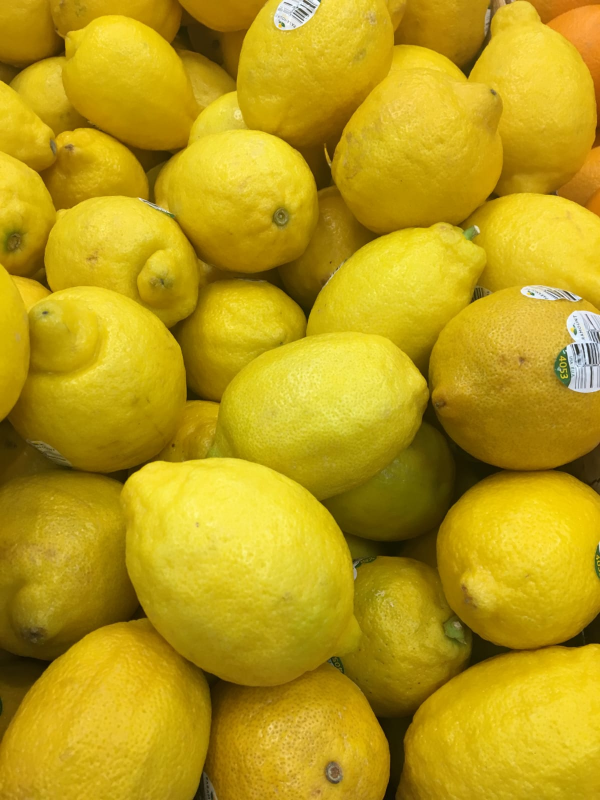
#> input picture image1.jpeg, 1200 x 1600 px, given in place of image1.jpg, which was not available (shown at 1/2 size)
$ python assignment01.py
#> lines starting #> are read from the running program, lines starting #| are printed output that depends on the picture; pictures that were not available may be replaced by others from this repository, and a replacement may not be noted
import pandas as pd
import cv2
import matplotlib.pyplot as plt
import numpy as np

image0 =  cv2.imread("../data/input_images/images/image1.jpg")
#> image0 is the input picture: shape (1600, 1200, 3); mean B, G, R 21.7, 155.9, 185.5
image1 =  cv2.imread("../data/input_images/images/images/image2.jpg")
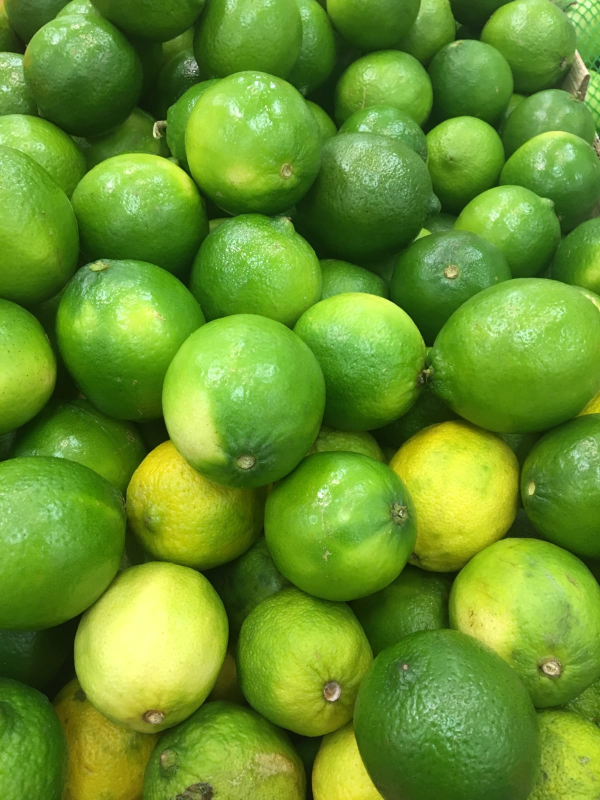
#> input picture image2.jpeg, 1200 x 1600 px, given in place of image2.jpg, which was not available (shown at 1/2 size)
#> image1 is the input picture: shape (1600, 1200, 3); mean B, G, R 44.2, 147, 104.6
image2 =  cv2.imread("../data/input_images/imagea/images/image3.jpg")
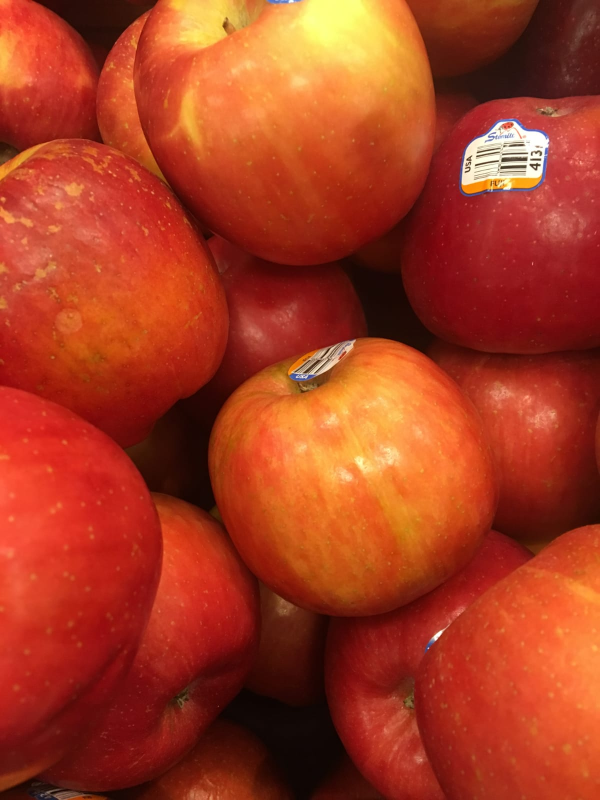
#> input picture image3.jpeg, 1200 x 1600 px, given in place of image3.jpg, which was not available (shown at 1/2 size)
#> image2 is the input picture: shape (1600, 1200, 3); mean B, G, R 32.2, 59.3, 165.9

plt.imshow(image0[:,:,0])
plt.imshow(image0[:,:,1])
plt.imshow(image0[:,:,2])

plt.imshow(image1[:,:,0])
plt.imshow(image1[:,:,1])
plt.imshow(image1[:,:,2])

plt.imshow(image2[:,:,0])
plt.imshow(image2[:,:,1])
plt.imshow(image2[:,:,2])


image0Gray = cv2.cvtColor(image0, cv2.COLOR_BGR2GRAY)
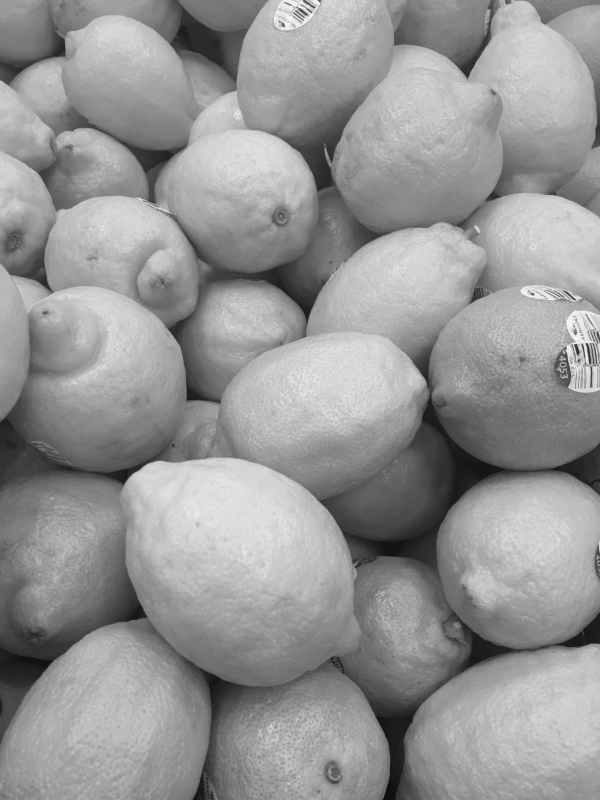
#> image0Gray: shape (1600, 1200) (shown at 1/2 size); min 5, max 255, mean 149.5
height_image0Gray, width_image0gray = image0Gray.shape
#> height_image0Gray = 1600; width_image0gray = 1200

image1Gray = cv2.cvtColor(image1, cv2.COLOR_BGR2GRAY)
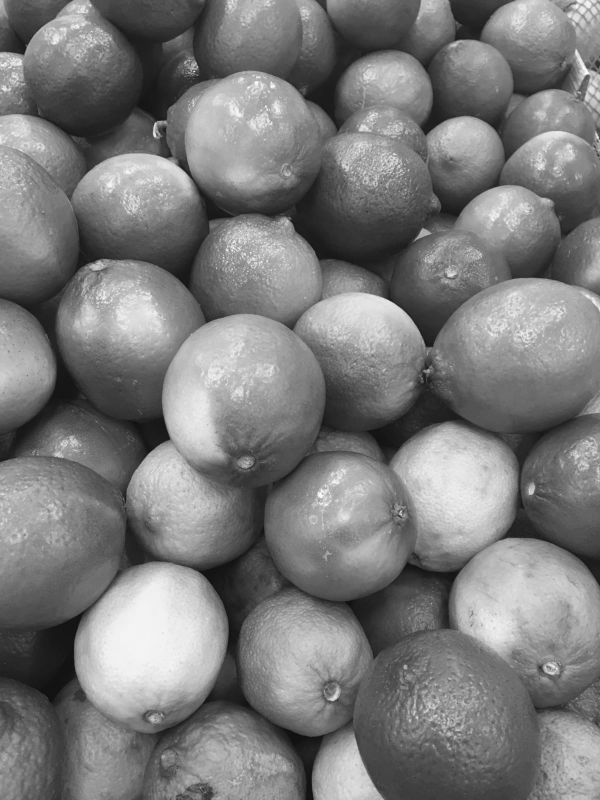
#> image1Gray: shape (1600, 1200) (shown at 1/2 size); min 10, max 253, mean 122.6
height_image1Gray, width_image1gray = image1Gray.shape
#> height_image1Gray = 1600; width_image1gray = 1200

image2Gray = cv2.cvtColor(image2, cv2.COLOR_BGR2GRAY)
height_image2Gray, width_image2gray = image2Gray.shape
#> height_image2Gray = 1600; width_image2gray = 1200

def imresize(height,width):
#> called with height = 1600, width = 1200
    ratio=261/height
#> ratio = 0.163
    width=width*ratio
#> width = 195.8
    temp=int(width)/12
#> temp = 16.25
    width=int(temp)*12
#> width = 192
    height=261
    return(height,int(width))

height_image0Gray, width_image0gray = imresize(height_image0Gray,width_image0gray) #for cantaloupes
#> height_image0Gray = 261; width_image0gray = 192
height_image1Gray, width_image1gray = imresize(height_image1Gray,width_image1gray) #for resimage1nas
#> height_image1Gray = 261; width_image1gray = 192
height_image2Gray, width_image2gray = imresize(height_image2Gray,width_image2gray) #for resimage2wberries
#> height_image2Gray = 261

resimage0 = cv2.resize(image0Gray, dsize=(width_image0gray, height_image0Gray), interpolation=cv2.INTER_CUBIC)
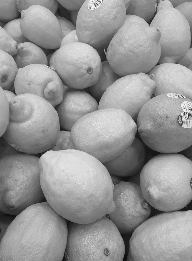
#> resimage0: shape (261, 192); min 12, max 255, mean 149.5
resimage1 = cv2.resize(image1Gray, dsize=(width_image1gray, height_image1Gray), interpolation=cv2.INTER_CUBIC)
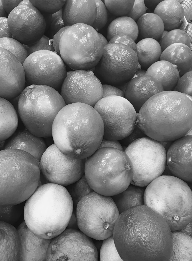
#> resimage1: shape (261, 192); min 13, max 250, mean 122.6
resimage2 = cv2.resize(image2Gray, dsize=(width_image2gray, height_image2Gray), interpolation=cv2.INTER_CUBIC)
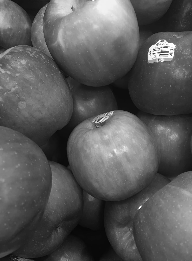
#> resimage2: shape (261, 192); min 6, max 255, mean 88.1


plt.imshow(resimage0, cmap=plt.get_cmap('gray'))
plt.axis('off')
plt.imshow(resimage1, cmap=plt.get_cmap('gray'))
plt.axis('off')
plt.imshow(resimage2, cmap=plt.get_cmap('gray'))
plt.axis('off')

cv2.imwrite('../data/output_images/image0.jpg', resimage0)
cv2.imwrite('../data/output_images/image1.jpg', resimage1)
cv2.imwrite('../data/output_images/image2.jpg', resimage2)

#> (the run stopped early here; a loop or call above may not have finished)
